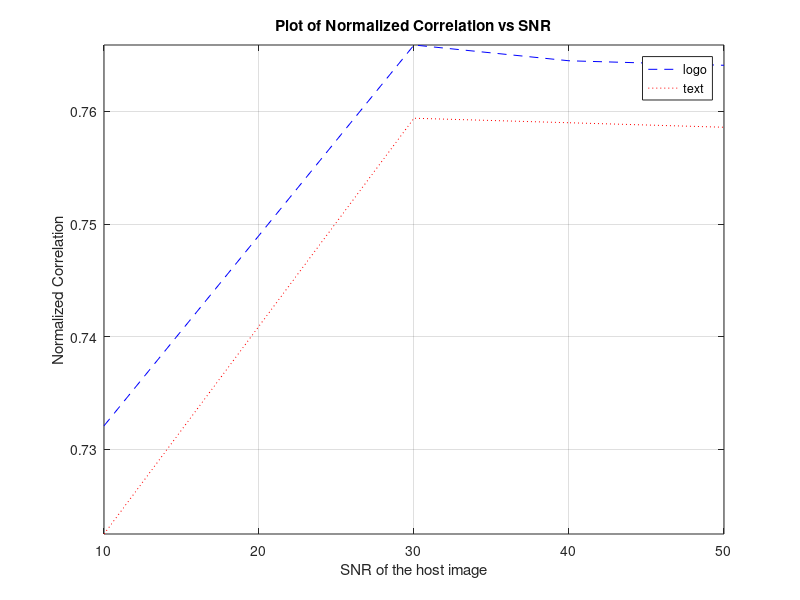

Recreate this plot in MATLAB.
%--------------------------------------------------------------------------
% Program : Graph plots
%--------------------------------------------------------------------------
clc;
close all;
clear all;
%--------------------------------------------------------------------------
x=[10,30,40,50];
y_logo=[0.7321,0.7659,0.7645,0.7641];
y_text=[0.7225,0.7594,0.7590,0.7586];
figure,plot(x,y_logo,'b--');
axis tight;
grid;
hold on;
plot(x,y_text,'r:');
legend('logo','text');
title('Plot of Normalized Correlation vs SNR');
xlabel('SNR of the host image');
ylabel('Normalized Correlation');
%--------------------------------------------------------------------------
% End of the Program
%--------------------------------------------------------------------------